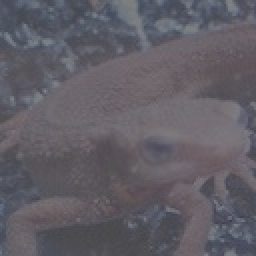
//> input picture imgs/imori_dark.jpg, 128 x 128 px (shown 2 times larger)
$ ./t21   (built with g++ and OpenCV 4)
//> lines starting //> are read from the running program, lines starting //| are printed output that depends on the picture; after the words box and inside, x2 and y2 are one past the last pixel; in counts of white or black regions, pixels touching at a corner belong together
//> further down, img is the input picture: 128 rows x 128 cols, CV_8UC3; mean B, G, R 101.9, 94, 97.2
### common.h
#pragma once
#include <math.h>
#include "opencv2/imgproc/imgproc.hpp"
// [208 lines left out: functions ToGray, ZeroPadding, ZeroPadding_Gray, Conv_Gray, Conv, Conv_Gray_HD and 5 more, not called in this run]

double* CalHist(cv::Mat img, bool norm=false){
    //三通道的直方图直接统计所有h×w×c个像素
    //int hist[256] = {0}; //只能初始化为0好像，这个好像不太行？
    static double hist[256]; //直接这样定义是不行的，因为没有定义成static的，函数执行完，这个hist就会被释放掉，指针找不到数据
    //参考：https://www.cnblogs.com/Wade-James/p/7965775.html
    for(int i=0;i<256;i++){
        hist[i] = 0;
    }
    int height = img.rows;
    int width = img.cols;
    int channel = img.channels();
    for(int i=0;i<height;i++){
        for(int j=0;j<width;j++){
            for(int c=0;c<channel;c++){
                hist[(int)img.at<cv::Vec3b>(i,j)[c]] += 1; //试着写成++？
            }
        }
    }
    if(norm){
        for(int i=0;i<256;i++){
            hist[i] /= (height*width*channel); //一般来说直方图是需要除总数，即每个表示比例的
        }
    }
    return hist;
}

void DisplayHist(double* hist, int hist_size=256, int disp_size=512, int x_axis_height=20){
    double max_ = 0;
    for(int i=0;i<hist_size;i++){
        if(*(hist+i) > max_){
            max_ = *(hist+i);
        }
    }
    double hpt = 0.8 * (double)(disp_size-x_axis_height);
    cv::Mat disp(disp_size, disp_size, CV_8UC3, cv::Scalar(255,255,255));
    //cv::line(disp, cv::Point(0,disp_size-x_axis_height), cv::Point(disp_size,disp_size-x_axis_height),cv::Scalar(0,0,0));
    for(int i=0;i<hist_size;i++){
        double val = *(hist+i);
        int heights = (int)(val/max_*hpt);
        cv::line(disp, cv::Point(i,disp_size-x_axis_height), cv::Point(i,disp_size-x_axis_height-heights), cv::Scalar(172, 172, 150)); //需要加上#include "opencv2/imgproc/imgproc.hpp"这个头文件
        if(i%50==0){
            cv::putText(disp, std::to_string(i), cv::Point(i,disp_size),
                        cv::FONT_HERSHEY_PLAIN, 1, cv::Scalar(0,0,0));
        }
    }
    cv::imshow("hist", disp);
    cv::waitKey(0);
    cv::destroyAllWindows();
}

// [14 lines left out: function CalAccHist, not called in this run]

void Hist(cv::Mat img){
    double* hist;
    hist = CalHist(img);
    DisplayHist(hist);
}

// [235 lines left out: functions hist_equalize, Affine, Canny, not called in this run]

### t21.cpp
//直方图归一化 本质就是对像素值范围进行线性映射，使像素值范围扩大，不集中于某一块。
#include <opencv2/core.hpp>
#include <opencv2/highgui.hpp>
#include "common.h"
#include <math.h>
#include <iostream>
using namespace std;

cv::Mat hist_normalize(cv::Mat img, int a, int b){
//> called with a = 0, b = 255
    int height = img.rows;
//> height = 128
    int width = img.cols;
//> width = 128
    int channel = img.channels();
//> channel = 3
    double c = 255;
    double d = 0;
    for(int i=0;i<height;i++){
        for(int j=0;j<width;j++){
            for(int _c=0;_c<channel;_c++){
                double val = (double)img.at<cv::Vec3b>(i,j)[_c];
                c = fmin(c, val);
                d = fmax(d, val);
            }
        }
    }
//> this loop made 128 passes
//> (c, d) on passes 1 to 12: (72, 136), (71, 136), (70, 136), (70, 136), (68, 138), (68, 138), (68, 138), (68, 138), (68, 138), (68, 138), (68, 138), (67, 138)
//> after the loop, c = 60; d = 141
    double coff = (b-a)/(d-c);
//> coff = 3.15
    double v;
    cv::Mat out = cv::Mat::zeros(height, width, CV_8UC3);
    for(int i=0;i<height;i++){
        for(int j=0;j<width;j++){
            for(int _c=0;_c<channel;_c++){
                double val = (double)img.at<cv::Vec3b>(i,j)[_c];
                if(val<a){
                    v = a;
                }
                else if(val<b){
                    v = coff*(val-c)+a;
                }
                else{
                    v = b;
                }
                out.at<cv::Vec3b>(i,j)[_c] = (uchar)v;
            }
        }
    }
//> this loop made 128 passes
//> v on passes 1 to 12: 94.44, 88.15, 91.3, 69.26, 56.67, 66.11, 66.11, 91.3, 107, 125.9, 144.8, 148
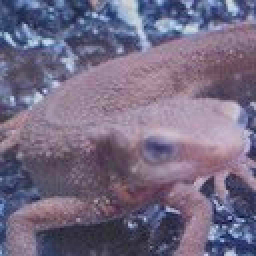
//> out: 128 rows x 128 cols, CV_8UC3 (shown 2 times larger); mean B, G, R 131.5, 106.7, 116.8
//> after the loop, v = 44.07
    return out;
}

int main(){
    cv::Mat img = cv::imread("../imgs/imori_dark.jpg", cv::IMREAD_COLOR);
    cv::Mat img_normed = hist_normalize(img,0,255);
    cv::imshow("t21", img_normed);
    cv::waitKey(0);
    Hist(img_normed);
//> after the loop in CalHist, `for(int i=0;i<height;i++)`: hist = 256 values, max 1335 at index 135, min 0 at index 1, mean 192
//> the loop in DisplayHist, `for(int i=0;i<hist_size;i++)` made 256 passes
//> max_ on passes 1, 13, 26, 29, 32, 35, 38, 41, 45, 48, 51, 54: 1, 2, 7, 16, 26, 74, 115, 180, 334, 503, 610, 693
//> after the loop in DisplayHist, `for(int i=0;i<hist_size;i++)`: max_ = 1335
//> the loop in DisplayHist, `for(int i=0;i<hist_size;i++)` made 256 passes
//> (val, heights) on passes 1 to 3: (1, 0), (0, 0), (0, 0)
//> after the loop in DisplayHist, `for(int i=0;i<hist_size;i++)`:
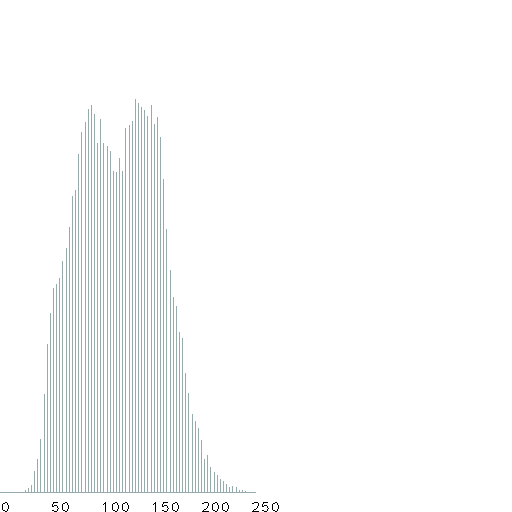
//> disp: 512 rows x 512 cols, CV_8UC3; mean B, G, R 250, 250, 248.8
    cv::destroyAllWindows();
}

$ run again, with imgs/ball.jpg copied over imgs/imori_dark.jpg
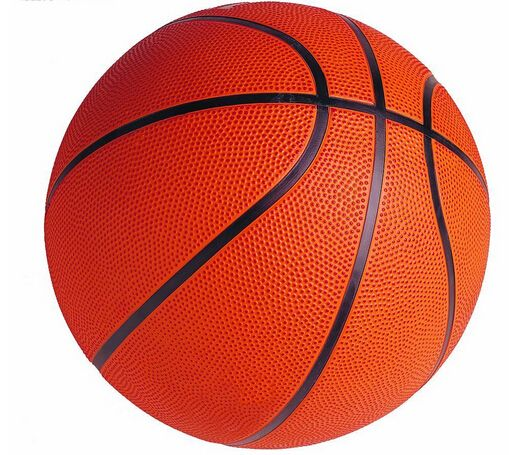
//> input picture imgs/ball.jpg, 509 x 455 px
//> img is the input picture: 455 rows x 509 cols, CV_8UC3; mean B, G, R 105.5, 121.2, 212.9
//> the loop in hist_normalize, `for(int i=0;i<height;i++)` made 455 passes
//> c on passes 1 to 3: 218, 119, 33
//> after the loop in hist_normalize, `for(int i=0;i<height;i++)`: c = 0; d = 255
//> coff = 1
//> after the loop in hist_normalize, `for(int i=0;i<height;i++)`: v = 254
//> after the loop in CalHist, `for(int i=0;i<height;i++)`: hist = 256 values, max 166456 at index 254, min 335 at index 139, mean 2714
//> the loop in DisplayHist, `for(int i=0;i<hist_size;i++)` made 256 passes
//> max_ on passes 1, 255: 13622, 166456
//> after the loop in DisplayHist, `for(int i=0;i<hist_size;i++)`: max_ = 166456
//> the loop in DisplayHist, `for(int i=0;i<hist_size;i++)` made 256 passes
//> (val, heights) on passes 1 to 3: (13622, 32), (1332, 3), (1343, 3)
//> pass 1, in DisplayHist, `cv::putText(disp, std::to_string(i), cv::Point(i,disp_size), cv::FONT_..`:
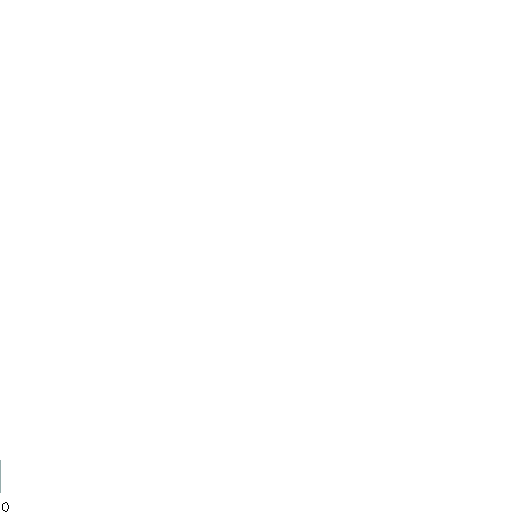
//> disp: 512 rows x 512 cols, CV_8UC3; mean B, G, R 255, 255, 255
//> after the loop in DisplayHist, `for(int i=0;i<hist_size;i++)`:
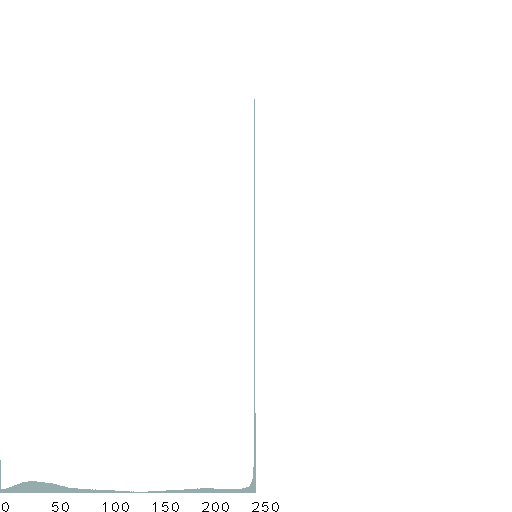
//> disp: 512 rows x 512 cols, CV_8UC3; 0.77% of pixels changed, all inside (x1, y1, x2, y2) = (1, 99, 279, 512)
